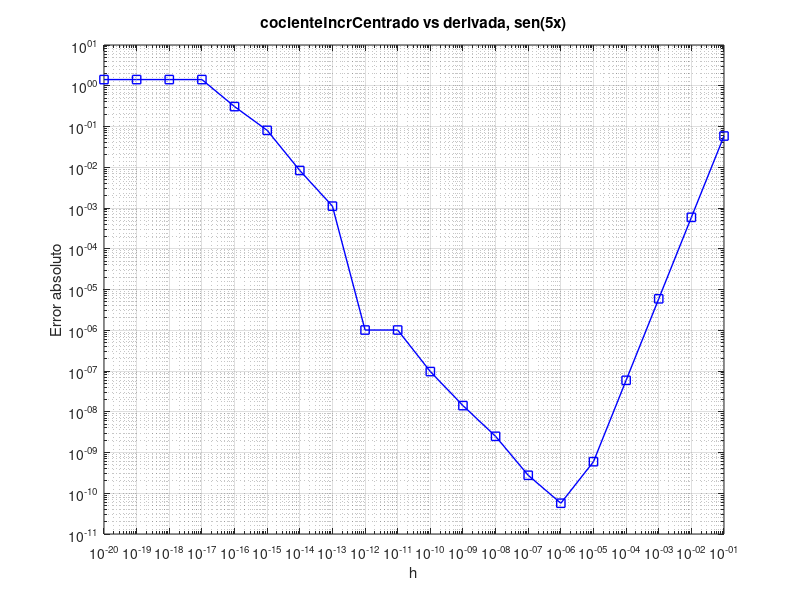

Reproduce this figure in MATLAB.
##p1  ej 6

h= 0.1.^(1:20);
a=1;
g= @(x) sin(5*x);
gPrima= 5*cos(5*a);
derivadas = zeros(1,20);
for k=1:20
  derivadas(k) = (g(a+h(k))-g(a-h(k)))/(2*h(k));
end
errores = abs(derivadas - gPrima(a)*ones(1,20));
loglog(h,errores,'bo-s','linewidth',1);
xlabel('h');
ylabel('Error absoluto');
title('cocienteIncrCentrado vs derivada, sen(5x)');
grid on;

%%dasd
A=[12,6;3,7];
cond(A);